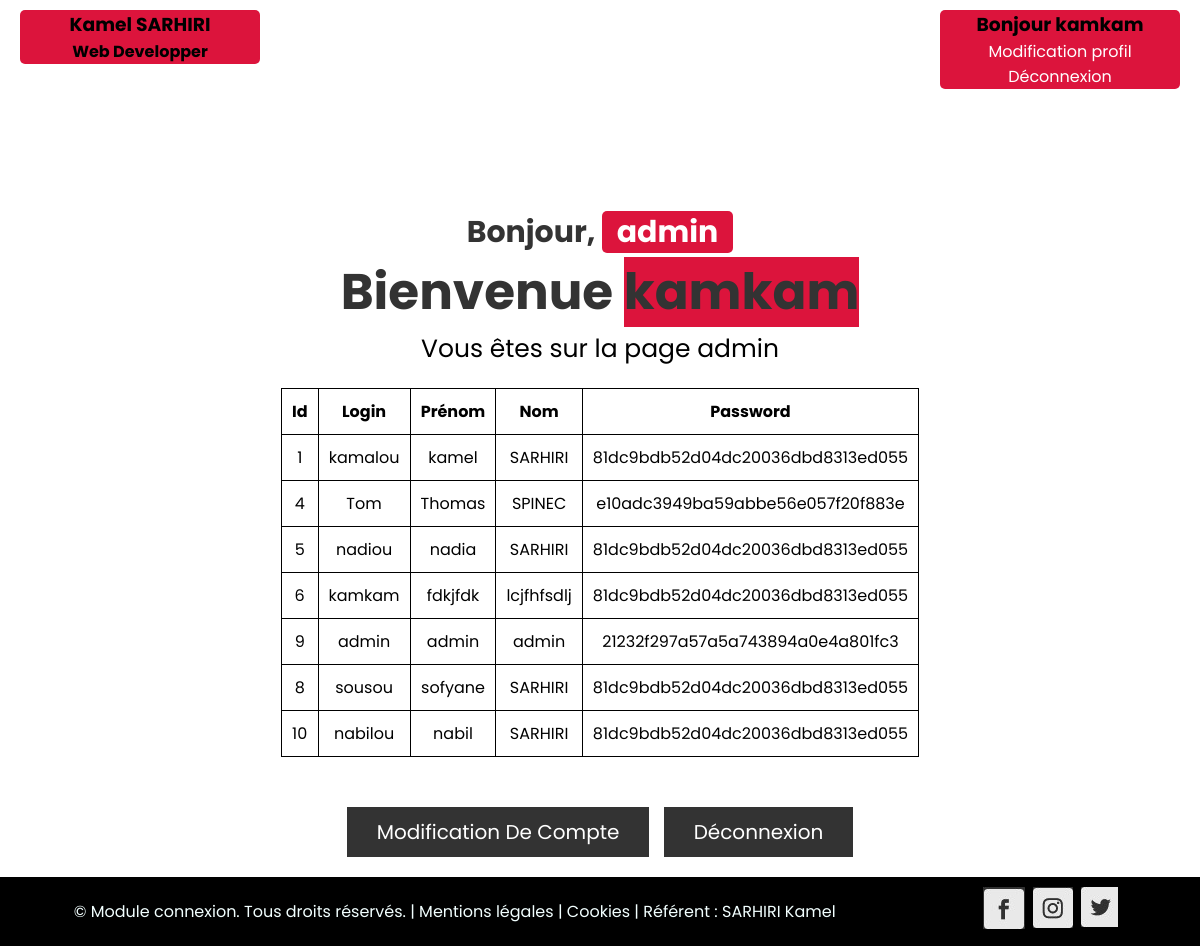
The page /admin_page.php (signed in) on the database its author committed.
### tables this page shows
CREATE TABLE IF NOT EXISTS `utilisateurs2` (
  `id` int(11) NOT NULL AUTO_INCREMENT,
  `login` varchar(255) NOT NULL,
  `prenom` varchar(255) NOT NULL,
  `nom` varchar(255) NOT NULL,
  `password` varchar(255) NOT NULL,
  `usertype` varchar(255) NOT NULL DEFAULT 'user',
  PRIMARY KEY (`id`)
);

### admin_page.php (the view, shortened to what this page needs)
<?php
@include 'config.php';
$request = $conn->query("SELECT * FROM utilisateurs2");
?>
<!DOCTYPE html>
<html lang="fr">
 <head>
    <link rel="stylesheet" href="style2.css" media="screen" type="text/css" />
 </head>
 <body>
    <header>
        <div class="container">
            <div id="left">
                <h3>Kamel SARHIRI</h3>
                <h4>Web Developper</h4>
            </div>
            <div id="right">
                <?php
                    if (isset($_GET['deconnexion'])){
                        if($_GET['deconnexion']==true){
                            session_unset();
                            header('Location: Index.php');
                        }
                    }
                    else if(isset($_SESSION['admin_name'])){
                        $user = $_SESSION['admin_name'];
                        echo "<div id='center'>
                                <h3>Bonjour $user</h3>
                            </div>";
                        if ($user != 'admin') {
                            echo "<nav>
                                <ul>
                                    <li><a class='a_head'href='update_profile.php'>Modification profil</a></li>
                                    <li><a class='a_head' href='logout.php'>Déconnexion</a></li>
                                </ul>
                            </nav>";
                        }
                    }
                ?>
            </div>
        </div>
    </header>
    <br>
    <br>
    <br>
    <br>
    <br>
    <br>
    <div class="container">
        <div class=content>
            <h3>Bonjour, <span>admin</span></h3>
            <h1>Bienvenue <span><?php echo $_SESSION['admin_name']?></span></h1>
            <p>Vous êtes sur la page admin</p>
        <table>
            <thead>
                <tr>
                    <th>Id</th>
                    <th>Login</th>
                    <th>Prénom</th>
                    <th>Nom</th>
                    <th>Password</th>
                </tr>
            </thead>
            <tbody>
                <?php
                while (($result = $request->fetch_array())!= null)
                {
                    echo "<tr>";
                    echo "<td>".$result["id"]."</td>";
                    echo "<td>".$result["login"]."</td>";
                    echo "<td>".$result["prenom"]."</td>";
                    echo "<td>".$result["nom"]."</td>";
                    echo "<td>".$result["password"]."</td>";
                    echo "</tr>";
                }
                ?>
            </tbody>
        </table>
        <br>
        <br>
            <a href="update_profileadmin.php" class="btn">Modification de compte</a>
            <a href="logout.php" class="btn">Déconnexion</a>
        </div>
    </div>
<footer class="footer_2" style="padding-top: 10px; padding-bottom: 10px">
      <div>
        <p>
          © Module connexion. Tous droits réservés. | Mentions légales | Cookies |
          Référent  : SARHIRI Kamel
        </p>
      </div>
      <div>
        <ul class="reseaux">
          <li>
            <a
              href="https://www.facebook.com/ksarhi"
              title="Suivez sur Facebook"
              target="_blank"
            >
              <img
                loading="lazy"
                src="footer-picto-facebook.jpg"
                alt="Suivez sur Facebook"
                title="Suivez sur Facebook"
                height="auto"
                width="auto"
              />
            </a>
          </li>
          <li>
            <a
              href="https://www.instagram.com/kamelsarhi/"
              title="Suivez sur Instagram"
              target="_blank"
            >
              <img
                src="footer-picto-instagram.jpg"
                alt="Suivez sur Instagram"
                title="Suivez sur Instagram"
                height="auto"
                width="auto"
              />
            </a>
          </li>
          <li>
            <a
              href="https://twitter.com/fcbarcelona_fra"
              title="Suivez sur Twitter"
              target="_blank"
            >
              <img
                loading="lazy"
                src="footer-picto-twitter.jpg"
                alt="Suivez sur Twitter"
                title="Suivez sur Twitter"
                height="auto"
                width="auto"
              />
            </a>
          </li>
        </ul>
      </div>
</footer>
</body>
</html>

### style2.css (style rules this page uses)
* { margin: 0; padding: 0; box-sizing: border-box; outline: none; border: none; font-family: "Poppins", sans-serif; }
.container { display: flex; align-items: center; justify-content: center; padding: 20px; }
.container .content { text-align: center; }
.container .content h3 { font-size: 30px; color: #333; }
.container .content h3 span { background: crimson; color: #fff; border-radius: 5px; padding: 0 15px; }
.container .content h1 { font-size: 50px; color: #333; }
.container .content h1 span { background: crimson; }
.container .content p { font-size: 25px; margin-bottom: 20px; }
.container .content .btn { display: inline-block; padding: 10px 30px; font-size: 20px; background: #333; color: #fff; margin: 0 5px; text-decoration: none; text-transform: capitalize; }
#left { background: crimson; width: 20%; position: absolute; top: 10px; left: 10px; margin-left: 10px; border-radius: 5px; text-align: center; }
#right { background: crimson; width: 20%; position: absolute; top: 10px; right: 10px; margin-right: 10px; border-radius: 5px; text-align: center; }
#right a { color: #fff; text-decoration: none; }
#right ul { list-style: none; }
.footer_2 { display: flex; flex-flow: row wrap; justify-content: space-around; align-items: center; background-color: #000000; color: #f2ffff; padding-top: 2%; padding-bottom: 2%; }
.reseaux { display: flex; flex-flow: row wrap; justify-content: center; list-style-type: none; }
.reseaux a { margin-right: 8px; }

### admin_page.php (style rules this page uses)
table, th, td { padding: 10px; border: 1px solid black; border-collapse: collapse; }

### rows shown on the page
utilisateurs2: id "1", login "kamalou", prenom "kamel", nom "SARHIRI", password "81dc9bdb52d04dc20036dbd8313ed055"
utilisateurs2: id "4", login "Tom", prenom "Thomas", nom "SPINEC", password "e10adc3949ba59abbe56e057f20f883e"
utilisateurs2: id "5", login "nadiou", prenom "nadia", nom "SARHIRI", password "81dc9bdb52d04dc20036dbd8313ed055"
utilisateurs2: id "6", login "kamkam", prenom "fdkjfdk", nom "lcjfhfsdlj", password "81dc9bdb52d04dc20036dbd8313ed055"
utilisateurs2: id "9", login "admin", prenom "admin", nom "admin", password "21232f297a57a5a743894a0e4a801fc3"
utilisateurs2: id "8", login "sousou", prenom "sofyane", nom "SARHIRI", password "81dc9bdb52d04dc20036dbd8313ed055"
utilisateurs2: id "10", login "nabilou", prenom "nabil", nom "SARHIRI", password "81dc9bdb52d04dc20036dbd8313ed055"

### other values the page prints
$user "kamkam"
$_SESSION['admin_name'] "kamkam"
